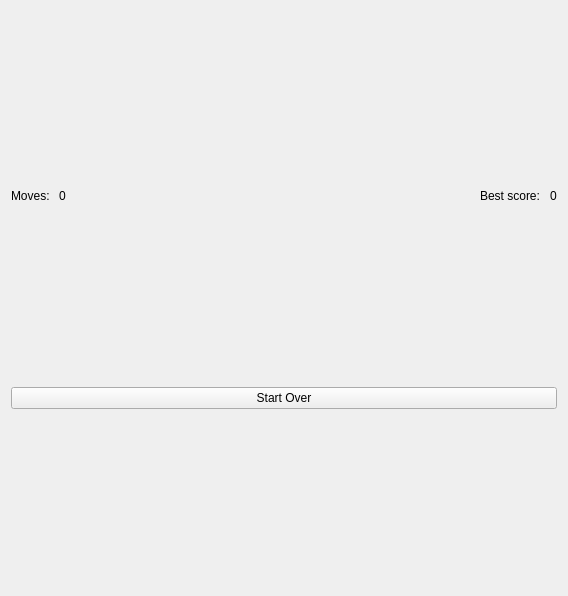
<?xml version="1.0" encoding="UTF-8"?>
<ui version="4.0">
 <class>PuzzleGame</class>
 <widget class="QWidget" name="PuzzleGame">
  <property name="geometry">
   <rect>
    <x>0</x>
    <y>0</y>
    <width>568</width>
    <height>596</height>
   </rect>
  </property>
  <property name="windowTitle">
   <string>PuzzleGame</string>
  </property>
  <layout class="QVBoxLayout" name="verticalLayout">
   <item>
    <layout class="QHBoxLayout" name="horizontalLayout">
     <item>
      <widget class="QLabel" name="label">
       <property name="sizePolicy">
        <sizepolicy hsizetype="Fixed" vsizetype="Fixed">
         <horstretch>0</horstretch>
         <verstretch>0</verstretch>
        </sizepolicy>
       </property>
       <property name="text">
        <string>Moves: </string>
       </property>
      </widget>
     </item>
     <item>
      <widget class="QLabel" name="movesNumberLabel">
       <property name="sizePolicy">
        <sizepolicy hsizetype="Preferred" vsizetype="Fixed">
         <horstretch>0</horstretch>
         <verstretch>0</verstretch>
        </sizepolicy>
       </property>
       <property name="text">
        <string>0</string>
       </property>
      </widget>
     </item>
     <item>
      <spacer name="horizontalSpacer">
       <property name="orientation">
        <enum>Qt::Horizontal</enum>
       </property>
       <property name="sizeHint" stdset="0">
        <size>
         <width>40</width>
         <height>20</height>
        </size>
       </property>
      </spacer>
     </item>
     <item>
      <widget class="QLabel" name="label_2">
       <property name="sizePolicy">
        <sizepolicy hsizetype="Preferred" vsizetype="Fixed">
         <horstretch>0</horstretch>
         <verstretch>0</verstretch>
        </sizepolicy>
       </property>
       <property name="text">
        <string>Best score: </string>
       </property>
      </widget>
     </item>
     <item>
      <widget class="QLabel" name="bestScoreLabel">
       <property name="sizePolicy">
        <sizepolicy hsizetype="Preferred" vsizetype="Fixed">
         <horstretch>0</horstretch>
         <verstretch>0</verstretch>
        </sizepolicy>
       </property>
       <property name="text">
        <string>0</string>
       </property>
      </widget>
     </item>
    </layout>
   </item>
   <item>
    <layout class="QVBoxLayout" name="gameVerticalLayout"/>
   </item>
   <item>
    <widget class="QPushButton" name="startOverButton">
     <property name="text">
      <string>Start Over</string>
     </property>
    </widget>
   </item>
  </layout>
 </widget>
 <resources/>
 <connections/>
</ui>
